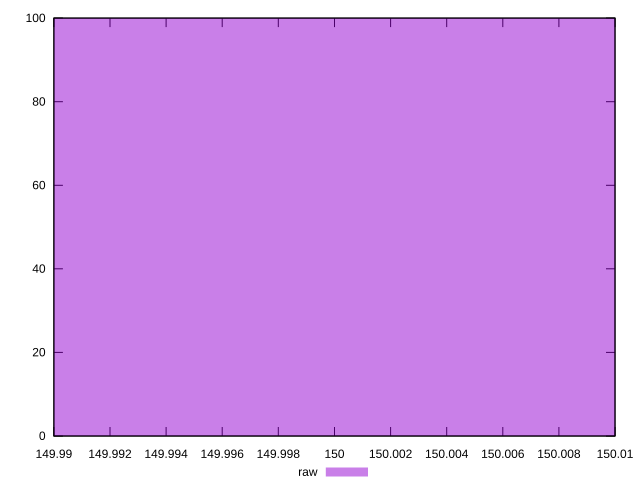

Reproduce this figure in gnuplot.
reset

$raw <<EOF
150 100
EOF

set key outside below
set boxwidth 0.1
set xrange [149.99:150.01]
set yrange [0:100]
set trange [0:100]
set style fill transparent solid 0.5 noborder
set terminal svg size 640, 490 enhanced background rgb 'white'
set output "report_00007_2020-12-11T15:55:29.892Z/uses-text-compression/samples/pages+cached+noexternal+nofonts/raw/histogram.svg"

plot $raw title "raw" with boxes

reset
